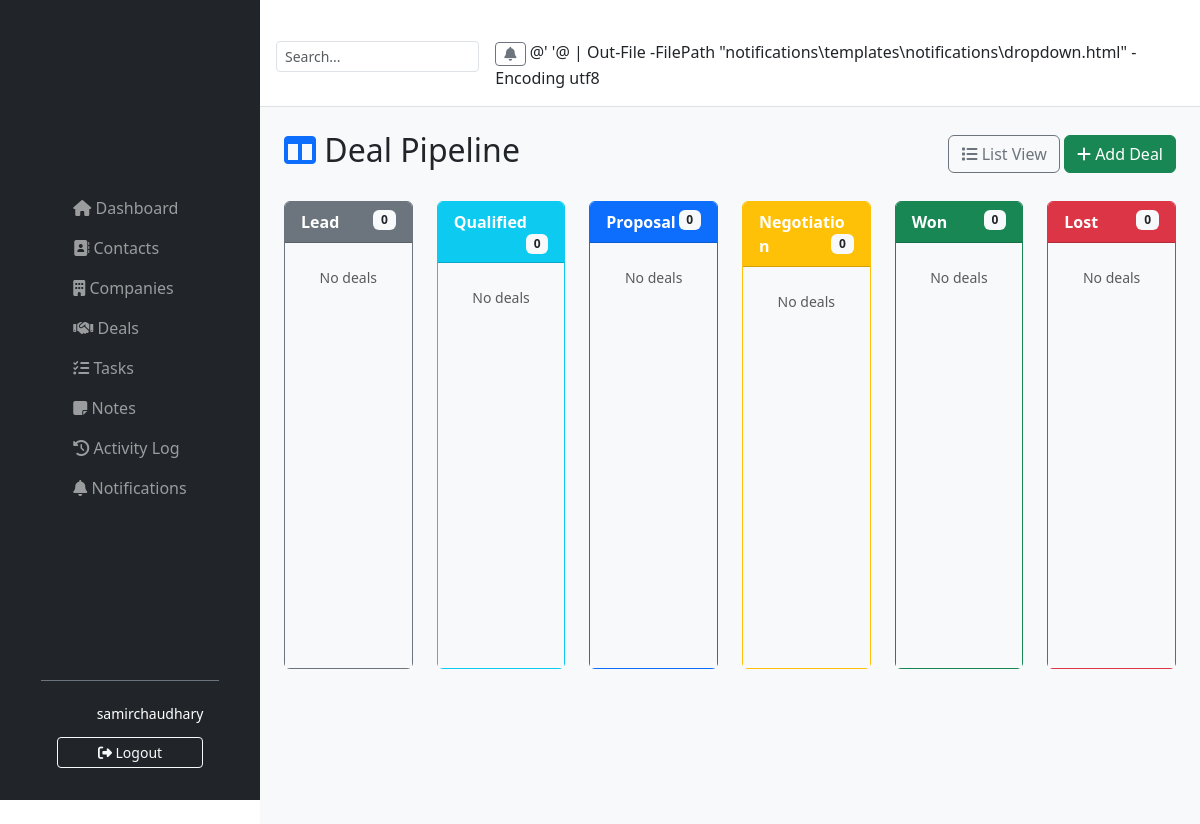
Page /deals/pipeline/ (signed in) on the earlier database version.
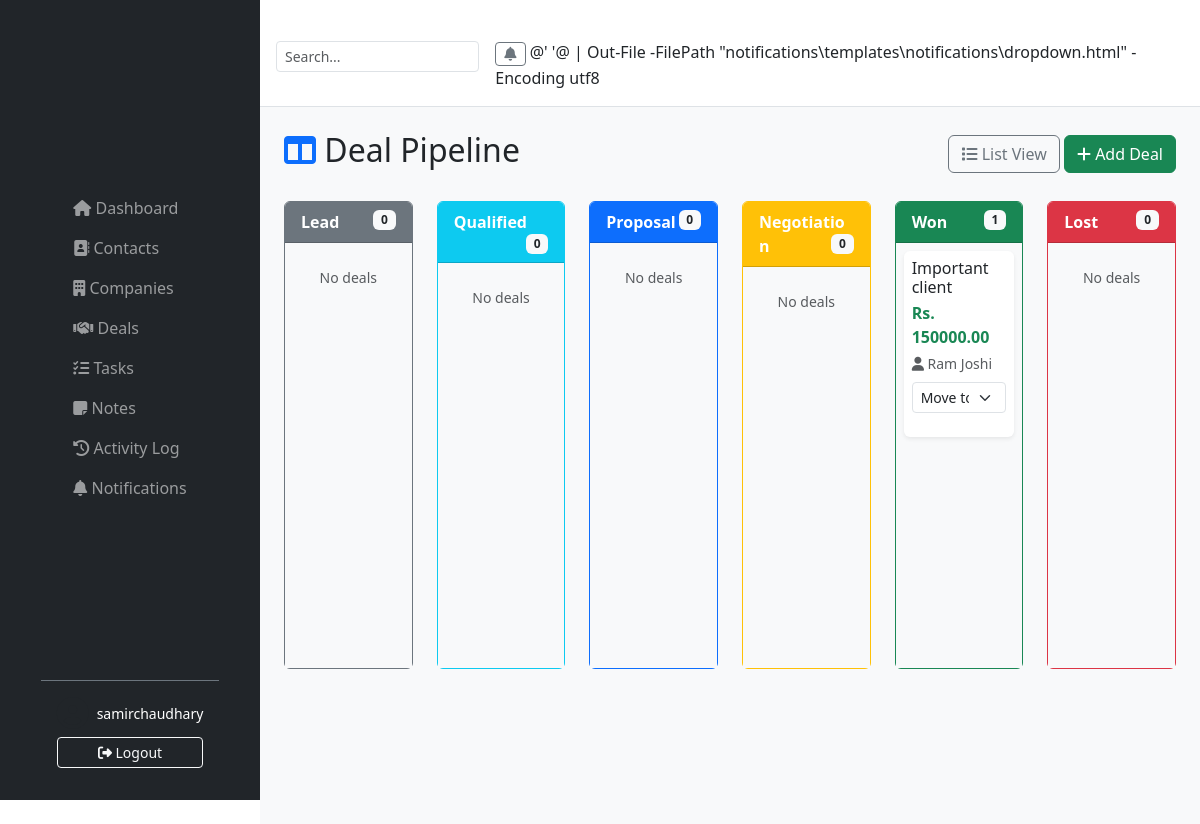
Same page on the later database version.
### deals/models.py (models this page shows, shortened)
class Deal(models.Model):
    STAGE_CHOICES = [
        ('lead', 'Lead'),
        ('qualified', 'Qualified'),
        ('proposal', 'Proposal Sent'),
        ('negotiation', 'Negotiation'),
        ('won', 'Won'),
        ('lost', 'Lost'),
    ]
    title = models.CharField(max_length=200)
    value = models.DecimalField(max_digits=12, decimal_places=2, default=0)
    stage = models.CharField(max_length=20, choices=STAGE_CHOICES, default='lead')
    contact = models.ForeignKey(
        Contact,
        on_delete=models.CASCADE,
        related_name='deals'
    )
    company = models.ForeignKey(
        Company,
        on_delete=models.CASCADE,
        null=True,
        blank=True,
        related_name='deals'
    )
    assigned_to = models.ForeignKey(
        User,
        on_delete=models.SET_NULL,
        null=True,
        blank=True,
        related_name='deals'
    )
    expected_close_date = models.DateField(null=True, blank=True)
    description = models.TextField(blank=True)
    created_at = models.DateTimeField(auto_now_add=True)
    updated_at = models.DateTimeField(auto_now=True)

### contacts/models.py (models this page shows, shortened)
class Contact(models.Model):
    STATUS_CHOICES = [
        ('lead', 'Lead'),
        ('customer', 'Customer'),
        ('partner', 'Partner'),
    ]
    first_name = models.CharField(max_length=50)
    last_name = models.CharField(max_length=50)
    email = models.EmailField(unique=True)
    phone = models.CharField(max_length=20, blank=True)
    company = models.CharField(max_length=100, blank=True)
    job_title = models.CharField(max_length=100, blank=True)
    status = models.CharField(max_length=20, choices=STATUS_CHOICES, default='lead')
    assigned_to = models.ForeignKey(User, on_delete=models.SET_NULL, null=True, blank=True)
    notes = models.TextField(blank=True)
    created_at = models.DateTimeField(auto_now_add=True)
    def __str__(self):
        return f"{self.first_name} {self.last_name}"

### deals/views.py (the view)
# urls.py: path('pipeline/', views.deal_pipeline, name='deal_pipeline'),
@login_required
def deal_pipeline(request):
    if request.user.groups.filter(name='Sales Rep').exists():
        base_deals = Deal.objects.filter(
            assigned_to=request.user
        )
    else:
        base_deals = Deal.objects.all()
    pipeline_stages = [
        {
            'key': 'lead',
            'label': 'Lead',
            'color': 'secondary',
            'deals': base_deals.filter(stage='lead')
        },
        {
            'key': 'qualified',
            'label': 'Qualified',
            'color': 'info',
            'deals': base_deals.filter(stage='qualified')
        },
        {
            'key': 'proposal',
            'label': 'Proposal',
            'color': 'primary',
            'deals': base_deals.filter(stage='proposal')
        },
        {
            'key': 'negotiation',
            'label': 'Negotiation',
            'color': 'warning',
            'deals': base_deals.filter(stage='negotiation')
        },
        {
            'key': 'won',
            'label': 'Won',
            'color': 'success',
            'deals': base_deals.filter(stage='won')
        },
        {
            'key': 'lost',
            'label': 'Lost',
            'color': 'danger',
            'deals': base_deals.filter(stage='lost')
        },
    ]
    return render(
        request,
        'deals/deal_pipeline.html',
        {
            'pipeline_stages': pipeline_stages,
            'is_manager': request.user.groups.filter(
                name__in=['Admin', 'Sales Manager']
            ).exists(),
        }
    )

### notifications/context_processors.py (called while the page is built)
def notification_context(request):
    if request.user.is_authenticated:
        unread_count = request.user.notifications.filter(is_read=False).count()
        latest_notifications = request.user.notifications.all()[:5]
        return {
            'unread_count': unread_count,
            'latest_notifications': latest_notifications,
        }
    return {}

### deals/templates/deals/deal_pipeline.html (shortened to what this page needs)
{% extends 'base.html' %}
{% block content %}
<div class="d-flex justify-content-between align-items-center mb-4">
    <h2><i class="fas fa-columns text-primary"></i> Deal Pipeline</h2>
    <div>
        <a href="{% url 'deal_list' %}" class="btn btn-outline-secondary"><i class="fas fa-list"></i> List View</a>
        <a href="{% url 'deal_create' %}" class="btn btn-success"><i class="fas fa-plus"></i> Add Deal</a>
    </div>
</div>
<div class="row flex-nowrap overflow-auto pb-3" style="min-height: 500px;">
    {% for stage in pipeline_stages %}
    <div class="col-md-3 col-lg-2 mb-3">
        <div class="card h-100 border-{{ stage.color }}">
            <div class="card-header bg-{{ stage.color }} text-white py-2">
                <strong>{{ stage.label }}</strong>
                <span class="badge bg-light text-dark float-end">{{ stage.deals.count }}</span>
            </div>
            <div class="card-body p-2" style="background-color: #f8f9fa;">
                {% for deal in stage.deals %}
                <div class="card mb-2 shadow-sm border-0">
                    <div class="card-body p-2">
                        <h6 class="card-title mb-1">
                            <a href="{% url 'deal_detail' deal.pk %}" class="text-decoration-none text-dark">
                                {{ deal.title }}
                            </a>
                        </h6>
                        <p class="text-success fw-bold mb-1">Rs. {{ deal.value }}</p>
                        <small class="text-muted"><i class="fas fa-user"></i> {{ deal.contact }}</small>
                        <form method="post" action="{% url 'deal_change_stage' deal.pk %}" class="mt-2">
                            <select name="stage" class="form-select form-select-sm" onchange="this.form.submit()">
                                <option value="">Move to...</option>
                            </select>
                        </form>
                    </div>
                </div>
                {% empty %}
                <div class="text-center text-muted py-3">
                    <small>No deals</small>
                </div>
                {% endfor %}
            </div>
        </div>
    </div>
    {% endfor %}
</div>
{% endblock %}

Differences in the rows shown:
added Deal: title "Important client", value "150000.00", contact "Ram Joshi"
Other differences:
new list line: "Won 1"
list line gone: "Won 0 No deals"
